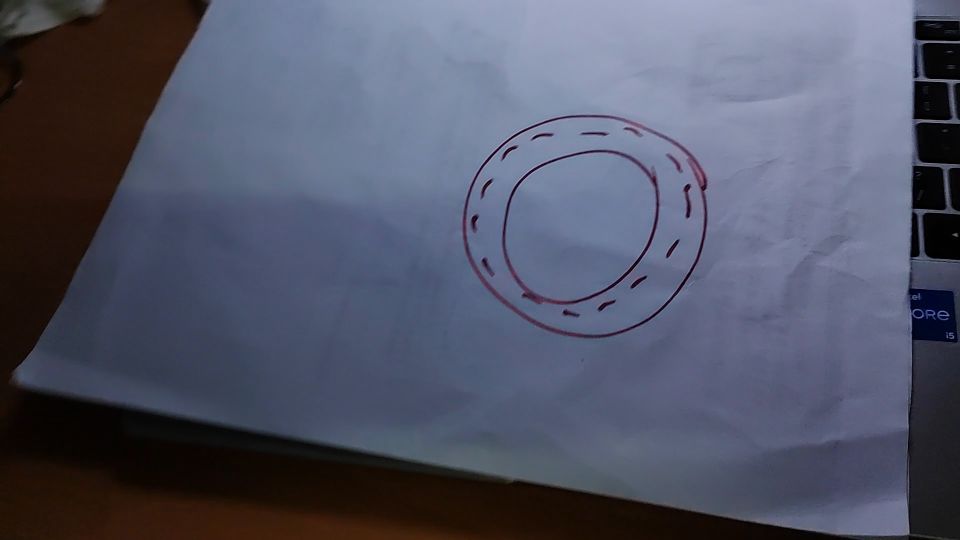
#> input picture img/20.jpg, 1920 x 1080 px, found by its file name (shown at 1/2 size)
$ python template_match_test.py
#> lines starting #> are read from the running program, lines starting #| are printed output that depends on the picture; pictures that were not available may be replaced by others from this repository, and a replacement may not be noted
# 使用模板匹配的方式匹配图像

import cv2
from matplotlib import pyplot as plt

img = cv2.imread('img/20.jpg', 0)
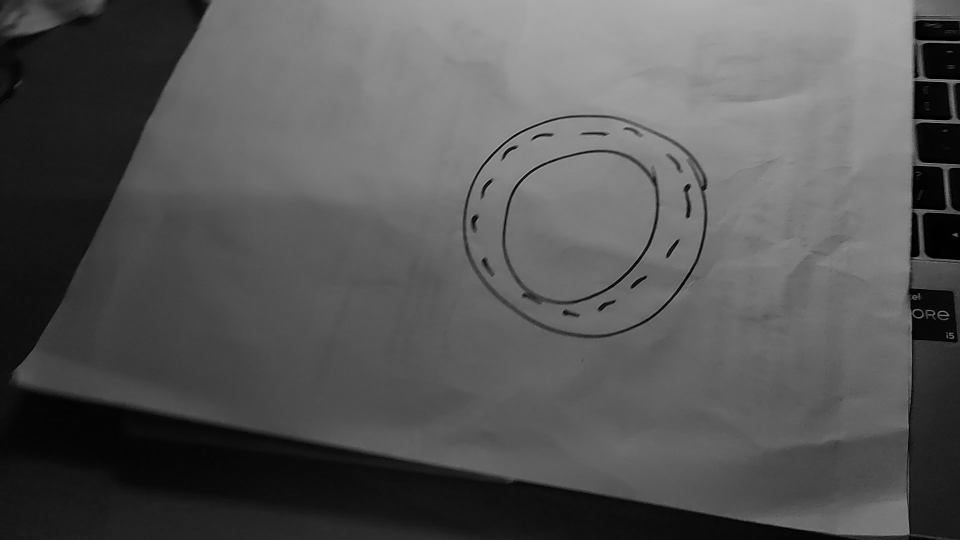
#> img: shape (1080, 1920) (shown at 1/2 size); min 0, max 182, mean 85.8
img2 = img.copy()  # 用于绘制矩形

template = cv2.imread('img/template_1.jpg.png', 0)  # 模板图像
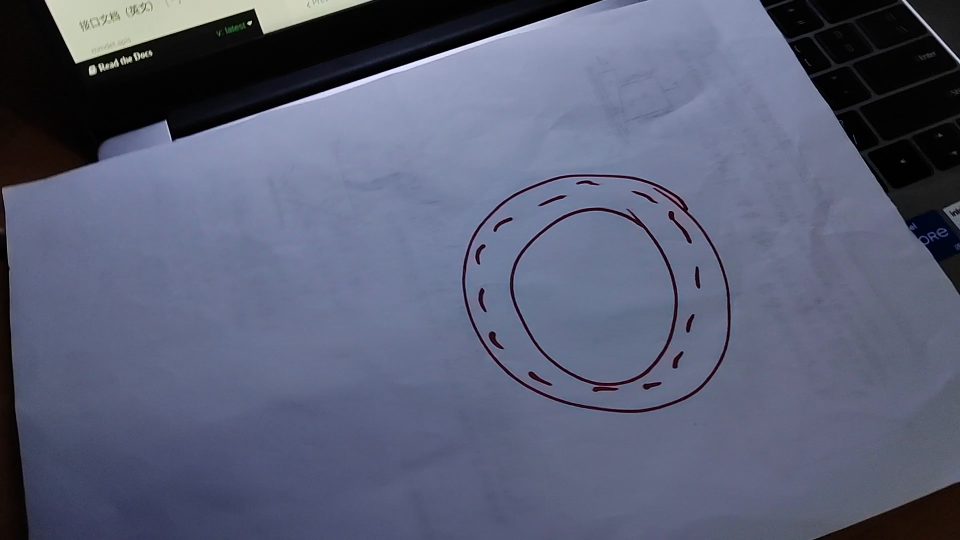
#> input picture img/0.jpg, 1920 x 1080 px, given in place of template_1.jpg.png, which was not available (shown at 1/2 size)
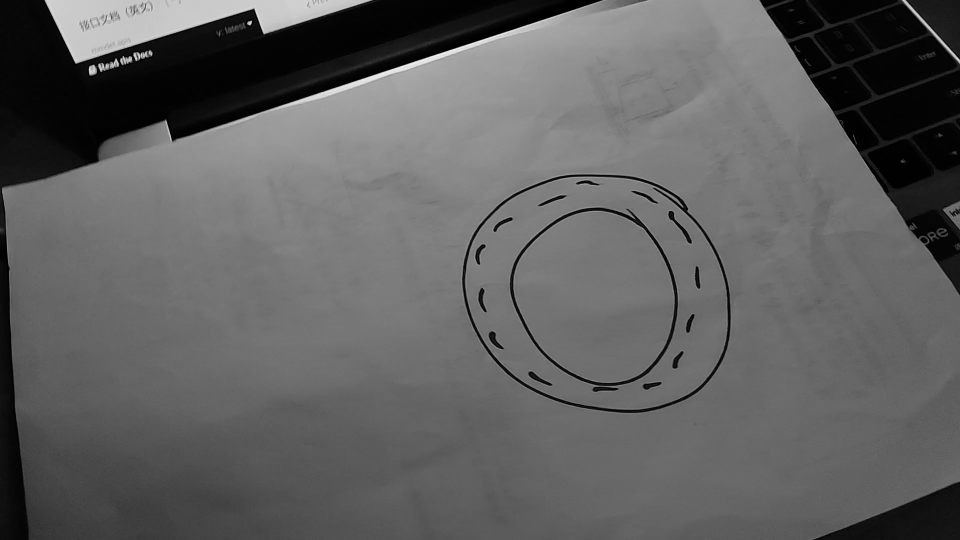
#> template: shape (1080, 1920) (shown at 1/2 size); min 0, max 250, mean 96
w, h = template.shape[::-1]  # 模板图像的宽和高
#> w = 1920; h = 1080

# 6种不同的匹配方法
# cv2.TM_CCOEFF # 相关系数匹配方法
# cv2.TM_CCOEFF_NORMED # 归一化相关系数匹配方法
# cv2.TM_CCORR # 相关匹配方法
# cv2.TM_CCORR_NORMED # 归一化相关匹配方法
# cv2.TM_SQDIFF # 差值平方匹配方法
# cv2.TM_SQDIFF_NORMED # 归一化差值平方匹配方法
methods = ['cv2.TM_CCOEFF', 'cv2.TM_CCOEFF_NORMED', 'cv2.TM_CCORR',
           'cv2.TM_CCORR_NORMED', 'cv2.TM_SQDIFF', 'cv2.TM_SQDIFF_NORMED']

for meth in methods:
    img = img2.copy()

    # 匹配方法的真值
    method = eval(meth)

    # 模板匹配
    res = cv2.matchTemplate(img, template, method)

    # 获取最大值和最小值的位置
    min_val, max_val, min_loc, max_loc = cv2.minMaxLoc(res)

    # 如果方法是TM_SQDIFF或TM_SQDIFF_NORMED，则取最小值
    if method in [cv2.TM_SQDIFF, cv2.TM_SQDIFF_NORMED]:
        top_left = min_loc

    # 否则取最大值
    else:
        top_left = max_loc

    # 右下角的坐标
    bottom_right = (top_left[0] + w, top_left[1] + h)

    # 画矩形
    cv2.rectangle(img, top_left, bottom_right, 255, 2)

    # 显示图像
    plt.subplot(121), plt.imshow(res, cmap='gray')
    plt.title('Matching Result'), plt.xticks([]), plt.yticks([])
    plt.subplot(122), plt.imshow(img, cmap='gray')
    plt.title('Detected Point'), plt.xticks([]), plt.yticks([])
    plt.suptitle(meth)

    plt.show()
#> this loop made 6 passes
#> (res, min_val, max_val) on passes 1, 2, 4, 6: ([976092544], 976092544, 976092544), ([0.223], 0.223, 0.223), ([0.841], 0.841, 0.841), ([0.326], 0.326, 0.326)
#> max_val on passes 3, 5: 1.81e+10, 7e+09
#> pass 1, `plt.show()`:
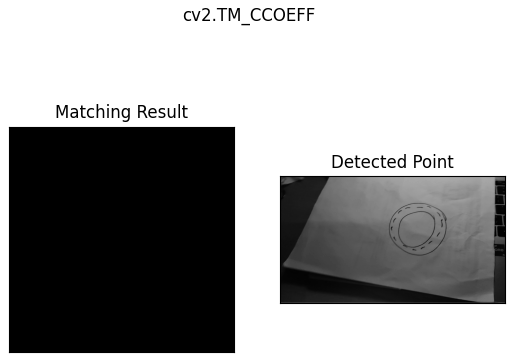
#> figure drawn by matplotlib, 2 panels

# 效果差爆
